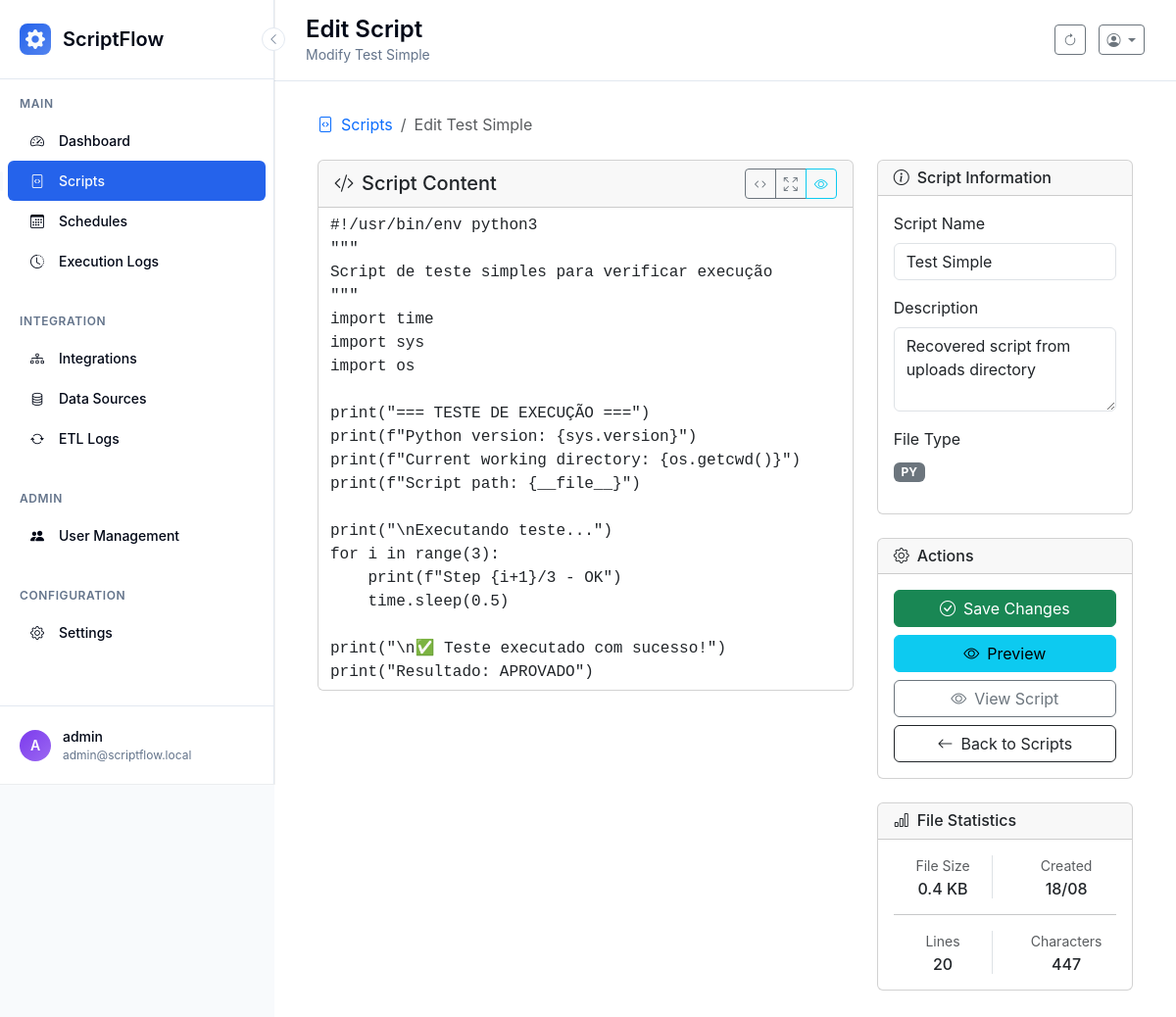
/scripts/1/edit (signed in), run on the app's committed database.
### scriptflow.py (models this page shows, shortened)
class User(UserMixin, db.Model):
    __tablename__ = 'users'
    id = db.Column(db.Integer, primary_key=True)
    username = db.Column(db.String(80), unique=True, nullable=False)
    email = db.Column(db.String(120), unique=True, nullable=False)
    password_hash = db.Column(db.String(255), nullable=False)
    is_admin = db.Column(db.Boolean, default=False, nullable=False)
    can_view_all_data = db.Column(db.Boolean, default=False, nullable=False)
    created_at = db.Column(db.DateTime, default=datetime.now)
    last_login = db.Column(db.DateTime)

class Script(db.Model):
    __tablename__ = 'scripts'
    id = db.Column(db.Integer, primary_key=True)
    name = db.Column(db.String(100), nullable=False)
    description = db.Column(db.Text)
    filename = db.Column(db.String(255), nullable=False)
    file_path = db.Column(db.String(500), nullable=False)
    script_type = db.Column(db.String(10), nullable=False)  # 'py' or 'bat'
    file_size = db.Column(db.Integer)
    created_at = db.Column(db.DateTime, default=datetime.now)
    updated_at = db.Column(db.DateTime, default=datetime.now, onupdate=datetime.now)
    is_active = db.Column(db.Boolean, default=True)
    user_id = db.Column(db.Integer, db.ForeignKey('users.id'), nullable=False)

### app/controllers/scripts.py (the view, shortened to what this page needs)
    @scripts_bp.route('/<int:script_id>/edit', methods=['GET', 'POST'])
    @login_required
    def edit_script(script_id):
        script = Script.query.filter_by(id=script_id, user_id=current_user.id, is_active=True).first_or_404()
        try:
            with open(script.file_path, 'r', encoding='utf-8') as f:
                content = f.read()
        except Exception as e:
            flash(f'Error reading script file: {str(e)}', 'error')
            return redirect(url_for('scripts.list_scripts'))
        return render_template('edit_script.html', script=script, content=content)

### templates/edit_script.html (shortened to what this page needs)
{% extends "base.html" %}
{% block page_title %}Edit Script{% endblock %}
{% block page_subtitle %}Modify {{ script.name }}{% endblock %}
{% block content %}
<div class="container-fluid">
    <div class="row">
        <div class="col-12">
            <nav aria-label="breadcrumb" class="mb-4">
                <ol class="breadcrumb">
                    <li class="breadcrumb-item">
                        <a href="{{ url_for('scripts.list_scripts') }}" class="text-decoration-none">
                            <i class="bi bi-file-code me-2"></i>Scripts
                        </a>
                    </li>
                    <li class="breadcrumb-item active" aria-current="page">Edit {{ script.name }}</li>
                </ol>
            </nav>
            <form method="POST">
                <div class="row">
                    <div class="col-lg-8">
                        <div class="card mb-4">
                            <div class="card-header d-flex justify-content-between align-items-center">
                                <h5 class="mb-0">
                                    <i class="bi bi-code-slash me-2"></i>Script Content
                                </h5>
                                <div class="btn-group btn-group-sm">
                                    <button type="button" class="btn btn-outline-secondary" onclick="formatCode()" title="Format Code">
                                        <i class="bi bi-code"></i>
                                    </button>
                                    <button type="button" class="btn btn-outline-secondary" onclick="toggleFullscreen()" title="Toggle Fullscreen">
                                        <i class="bi bi-arrows-fullscreen"></i>
                                    </button>
                                    <button type="button" class="btn btn-outline-info" onclick="previewScript()" title="Preview">
                                        <i class="bi bi-eye"></i>
                                    </button>
                                </div>
                            </div>
                            <div class="card-body p-0">
                                <textarea
                                    name="content"
                                    id="scriptContent"
                                    class="form-control border-0 font-monospace"
                                    rows="20"
                                    style="resize: none; min-height: 400px;"
                                    required>{{ content }}</textarea>
                            </div>
                        </div>
                    </div>
                    <div class="col-lg-4">
                        <div class="card mb-4">
                            <div class="card-header">
                                <h6 class="mb-0">
                                    <i class="bi bi-info-circle me-2"></i>Script Information
                                </h6>
                            </div>
                            <div class="card-body">
                                <div class="mb-3">
                                    <label for="name" class="form-label">Script Name</label>
                                    <input type="text" class="form-control" id="name" name="name" value="{{ script.name }}" required>
                                </div>
                                <div class="mb-3">
                                    <label for="description" class="form-label">Description</label>
                                    <textarea class="form-control" id="description" name="description" rows="3">{{ script.description or '' }}</textarea>
                                </div>
                                <div class="mb-3">
                                    <label class="form-label">File Type</label>
                                    <div>
                                        <span class="badge bg-secondary">{{ script.script_type.upper() }}</span>
                                    </div>
                                </div>
                            </div>
                        </div>
                        <div class="card mb-4">
                            <div class="card-header">
                                <h6 class="mb-0">
                                    <i class="bi bi-gear me-2"></i>Actions
                                </h6>
                            </div>
                            <div class="card-body d-grid gap-2">
                                <button type="submit" class="btn btn-success">
                                    <i class="bi bi-check-circle me-2"></i>Save Changes
                                </button>
                                <button type="button" class="btn btn-info" onclick="previewScript()">
                                    <i class="bi bi-eye me-2"></i>Preview
                                </button>
                                <a href="{{ url_for('scripts.view_script', script_id=script.id) }}" class="btn btn-outline-secondary">
                                    <i class="bi bi-eye me-2"></i>View Script
                                </a>
                                <a href="{{ url_for('scripts.list_scripts') }}" class="btn btn-outline-dark">
                                    <i class="bi bi-arrow-left me-2"></i>Back to Scripts
                                </a>
                            </div>
                        </div>
                        <div class="card">
                            <div class="card-header">
                                <h6 class="mb-0">
                                    <i class="bi bi-bar-chart me-2"></i>File Statistics
                                </h6>
                            </div>
                            <div class="card-body">
                                <div class="row text-center">
                                    <div class="col-6">
                                        <div class="border-end">
                                            <p class="mb-1 text-muted small">File Size</p>
                                            <p class="h6 mb-0">{{ (script.file_size / 1024)|round(1) }} KB</p>
                                        </div>
                                    </div>
                                    <div class="col-6">
                                        <p class="mb-1 text-muted small">Created</p>
                                        <p class="h6 mb-0">{{ script.created_at.strftime('%d/%m') }}</p>
                                    </div>
                                </div>
                                <hr>
                                <div class="row text-center">
                                    <div class="col-6">
                                        <div class="border-end">
                                            <p class="mb-1 text-muted small">Lines</p>
                                            <p class="h6 mb-0" id="lineCount">-</p>
                                        </div>
                                    </div>
                                    <div class="col-6">
                                        <p class="mb-1 text-muted small">Characters</p>
                                        <p class="h6 mb-0" id="charCount">-</p>
                                    </div>
                                </div>
                            </div>
                        </div>
                    </div>
                </div>
            </form>
        </div>
    </div>
</div>
{% endblock %}

### templates/base.html (shortened to what this page needs)
<!DOCTYPE html>
<html lang="en">
<head>
    <link href="https://cdn.jsdelivr.net/npm/bootstrap@5.3.2/dist/css/bootstrap.min.css" rel="stylesheet">
    <link href="https://cdn.jsdelivr.net/npm/bootstrap-icons@1.11.0/font/bootstrap-icons.css" rel="stylesheet">
</head>
<body>
    <aside class="modern-sidebar" id="sidebar">
        <button class="sidebar-toggle" onclick="toggleSidebar()">
            <i class="bi bi-chevron-left"></i>
        </button>
        <div class="sidebar-header">
            <div class="sidebar-logo">
                <i class="bi bi-gear-fill"></i>
            </div>
            <div class="sidebar-title">ScriptFlow</div>
        </div>
        <nav class="sidebar-nav">
            <div class="nav-section">
                <div class="nav-section-title">Main</div>
                <a href="{{ url_for('main.dashboard') }}" class="nav-item{% if request.endpoint == 'main.dashboard' %} active{% endif %}">
                    <div class="nav-icon">
                        <i class="bi bi-speedometer2"></i>
                    </div>
                    <span class="nav-text">Dashboard</span>
                </a>
                <a href="{{ url_for('scripts.list_scripts') }}" class="nav-item{% if request.endpoint in ['scripts.list_scripts', 'scripts.upload_script', 'scripts.edit_script', 'scripts.view_script'] %} active{% endif %}">
                    <div class="nav-icon">
                        <i class="bi bi-file-code"></i>
                    </div>
                    <span class="nav-text">Scripts</span>
                </a>
                <a href="{{ url_for('schedules.list_schedules') }}" class="nav-item{% if request.endpoint in ['schedules.list_schedules', 'schedules.create_schedule', 'schedules.edit_schedule'] %} active{% endif %}">
                    <div class="nav-icon">
                        <i class="bi bi-calendar3"></i>
                    </div>
                    <span class="nav-text">Schedules</span>
                </a>
                <a href="{{ url_for('logs.list_logs') }}" class="nav-item{% if request.endpoint in ['logs.list_logs', 'logs.view_execution'] %} active{% endif %}">
                    <div class="nav-icon">
                        <i class="bi bi-clock-history"></i>
                    </div>
                    <span class="nav-text">Execution Logs</span>
                </a>
            </div>
            <div class="nav-section">
                <div class="nav-section-title">Integration</div>
                <a href="{{ url_for('integrations.list_integrations') }}" class="nav-item">
                    <div class="nav-icon">
                        <i class="bi bi-diagram-3"></i>
                    </div>
                    <span class="nav-text">Integrations</span>
                </a>
                <a href="{{ url_for('datasources.list_datasources') }}" class="nav-item{% if request.endpoint and 'datasources' in request.endpoint %} active{% endif %}">
                    <div class="nav-icon">
                        <i class="bi bi-database"></i>
                    </div>
                    <span class="nav-text">Data Sources</span>
                </a>
                <a href="{{ url_for('integrations.list_executions') }}" class="nav-item{% if request.endpoint == 'integrations.list_executions' or request.endpoint == 'integrations.view_execution' %} active{% endif %}">
                    <div class="nav-icon">
                        <i class="bi bi-arrow-repeat"></i>
                    </div>
                    <span class="nav-text">ETL Logs</span>
                </a>
            </div>
            {% if current_user.is_admin %}
            <div class="nav-section">
                <div class="nav-section-title">Admin</div>
                <a href="{{ url_for('admin.manage_users') }}" class="nav-item{% if request.endpoint in ['admin.manage_users', 'admin.create_user', 'admin.edit_user'] %} active{% endif %}">
                    <div class="nav-icon">
                        <i class="bi bi-people-fill"></i>
                    </div>
                    <span class="nav-text">User Management</span>
                </a>
            </div>
            {% endif %}
            <div class="nav-section">
                <div class="nav-section-title">Configuration</div>
                <a href="{{ url_for('main.settings') }}" class="nav-item{% if request.endpoint in ['main.settings', 'main.python_settings', 'main.terminal'] %} active{% endif %}">
                    <div class="nav-icon">
                        <i class="bi bi-gear"></i>
                    </div>
                    <span class="nav-text">Settings</span>
                </a>
            </div>
        </nav>
        <div class="sidebar-user" onclick="toggleUserMenu()">
            <div class="user-avatar">
                {{ current_user.username[0].upper() if current_user.username else 'U' }}
            </div>
            <div class="user-info">
                <div class="user-name">{{ current_user.username }}</div>
                <div class="user-email">{{ current_user.email if current_user.email else 'admin' }}</div>
            </div>
        </div>
    </aside>
    <main class="main-content" id="mainContent">
        <header class="main-header">
            <div>
                <h1 class="page-title">{% block page_title %}Dashboard{% endblock %}</h1>
                <p class="page-subtitle">{% block page_subtitle %}Welcome to ScriptFlow{% endblock %}</p>
            </div>
            <div>
                <button class="btn btn-outline-secondary btn-sm me-2" onclick="location.reload()">
                    <i class="bi bi-arrow-clockwise"></i>
                </button>
                <div class="dropdown d-inline-block">
                    <button class="btn btn-outline-secondary btn-sm dropdown-toggle" type="button" data-bs-toggle="dropdown">
                        <i class="bi bi-person-circle"></i>
                    </button>
                </div>
            </div>
        </header>
        <div class="content-area">
            {% block content %}{% endblock %}
        </div>
    </main>
</body>
</html>

### data on the page
User: username "A", username "admin", email "admin@scriptflow.local"
Script: name "Test Simple", description "Recovered script from uploads directory", script_type "PY", (script.file_size/1024)|round(1) "0.4", created_at "18/08"
